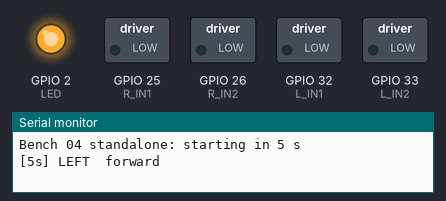
The sketch below on a simulated ESP32. Shown: switched loads named in the sketch (green lamp = pin HIGH), output pins drawn as LEDs (lit = HIGH), the last lines printed to the serial monitor.

Above: at 5.07 s.
At 7.8 s:
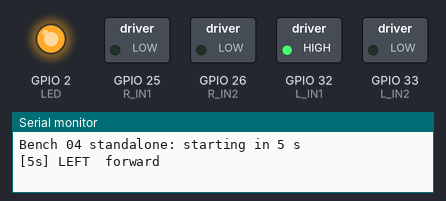
At 16.4 s:
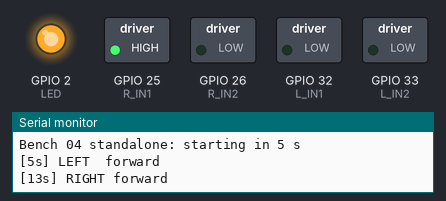
At 25.3 s:
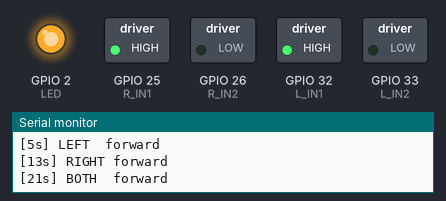
At 34.5 s:
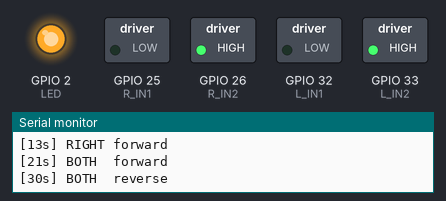
At 38.5 s:
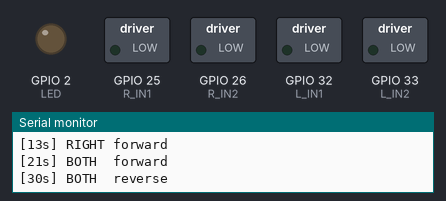
Timing chart, 0 to 50.5 s (numbered marks = the images above):
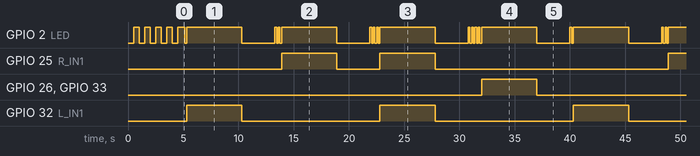

The sketch:

04_standalone_drive.ino
```cpp
/*
 * Bench Test 04: standalone drive loop - no PC needed.
 * Board: ESP32 Dev Module (arduino-cli: esp32:esp32:esp32)
 *
 * Power: USB unplugged, L298N 5V terminal -> ESP32 VIN (V5), GND shared. Never with USB plugged in too.
 * Wheels OFF the ground.
 *
 * Loop (plain on/off output, full speed):
 *   5 s wait (LED blinks fast)
 *   LEFT  forward 5 s   (LED 1 blink)  -> pause 3 s
 *   RIGHT forward 5 s   (LED 2 blinks) -> pause 3 s
 *   BOTH  forward 5 s   (LED 3 blinks) -> pause 3 s
 *   BOTH  reverse 5 s   (LED 4 blinks) -> pause 3 s
 *   repeat
 */

#include <Arduino.h>

#define L_IN1 32
#define L_IN2 33
#define R_IN1 25
#define R_IN2 26
#define LED   2

static void set(int in1, int in2, int in3, int in4) {
    digitalWrite(L_IN1, in1); digitalWrite(L_IN2, in2);
    digitalWrite(R_IN1, in3); digitalWrite(R_IN2, in4);
}

static void blinks(int n) {
    for (int i = 0; i < n; i++) { digitalWrite(LED, HIGH); delay(150); digitalWrite(LED, LOW); delay(150); }
}

static void stepRun(const char* name, int n, int a, int b, int c, int d) {
    Serial.printf("[%lus] %s\n", (unsigned long)(millis() / 1000), name);
    blinks(n);
    set(a, b, c, d);
    digitalWrite(LED, HIGH);          // LED on while motors are driven
    delay(5000);
    set(LOW, LOW, LOW, LOW);
    digitalWrite(LED, LOW);
    delay(3000);
}

void setup() {
    const int pins[] = {L_IN1, L_IN2, R_IN1, R_IN2, LED};
    for (int p : pins) { pinMode(p, OUTPUT); digitalWrite(p, LOW); }
    Serial.begin(115200);
    Serial.println("\nBench 04 standalone: starting in 5 s");
    for (int i = 0; i < 10; i++) { digitalWrite(LED, i % 2); delay(500); }
}

void loop() {
    stepRun("LEFT  forward", 1, HIGH, LOW,  LOW,  LOW);
    stepRun("RIGHT forward", 2, LOW,  LOW,  HIGH, LOW);
    stepRun("BOTH  forward", 3, HIGH, LOW,  HIGH, LOW);
    stepRun("BOTH  reverse", 4, LOW,  HIGH, LOW,  HIGH);
}
```

Measured:
- by itself, GPIO 2 (LED): HIGH → LOW at 1.0 s, → HIGH 0.50 s later, → LOW 0.50 s later, → HIGH 0.50 s later, … (108 changes in this stretch)
- by itself, GPIO 25 (R_IN1): repeats every 35.0 s: LOW 3.9 s, HIGH 5.0 s, LOW 21.1 s, HIGH 5.0 s
- by itself, GPIO 26 (R_IN2), GPIO 33 (L_IN2): alternates HIGH for 5.0 s and LOW for 30.0 s
- by itself, GPIO 32 (L_IN1): alternates HIGH for 5.0 s and LOW for 12.5 s
